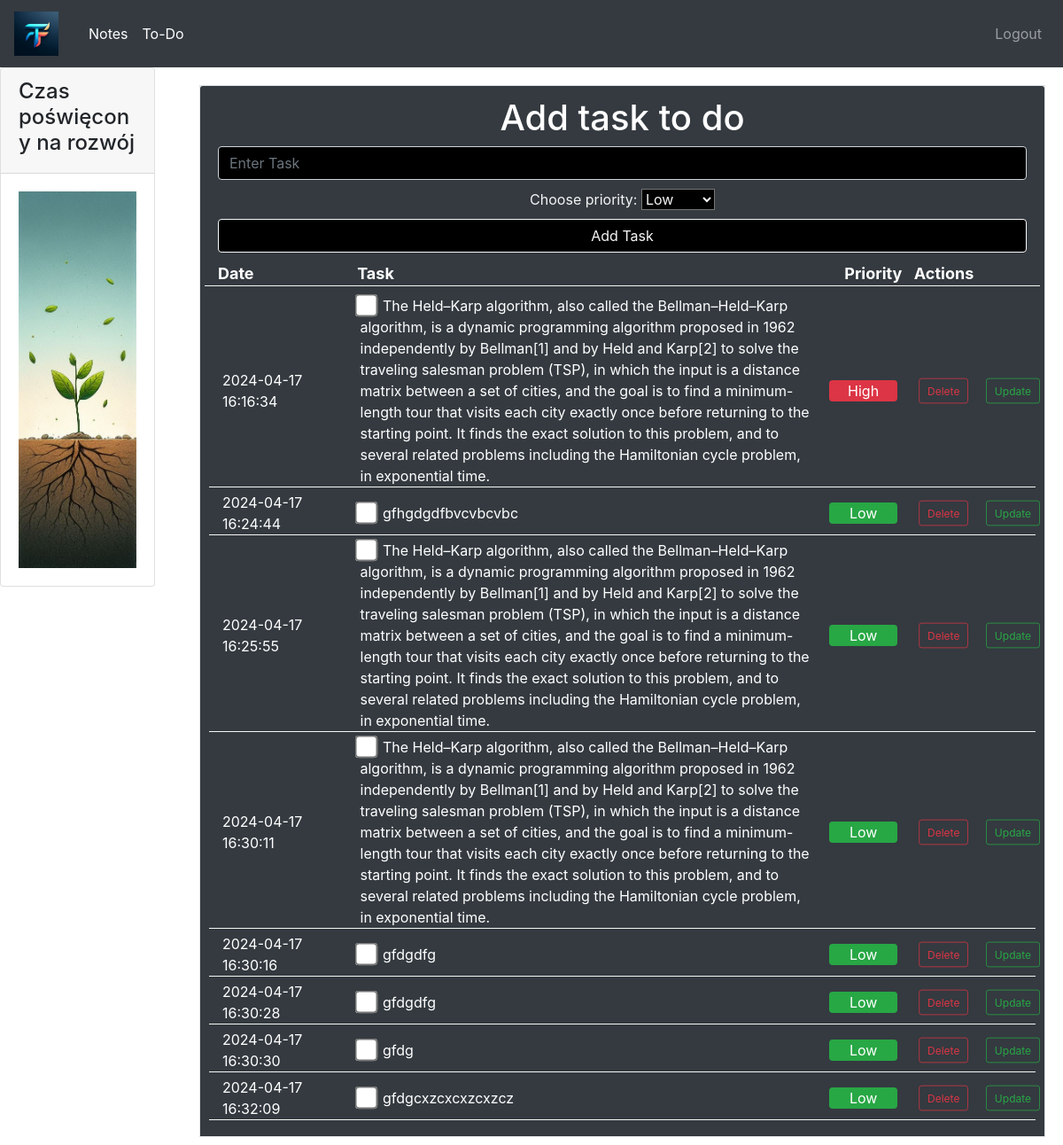
Screenshot of /todo (signed in) with the database file from the repository.
### website/models.py (models this page shows)
class Task(db.Model):
    id = db.Column(db.Integer, primary_key=True)
    text = db.Column(db.String)
    date = db.Column(db.DateTime(timezone=True), default=db.func.now())# sql dodaje date automatycznie za nas
    user_id = db.Column(db.Integer, db.ForeignKey('user.id'))# przypisujemy zadanie do użytkownika o danym id// w sql repreznetacja klasy User to user
    priority = db.Column(db.String(100))
    checked = db.Column(db.Boolean)

### website/views.py (the view, shortened to what this page needs)
@views.route("/todo", methods=['GET','POST'])  # dodajemy metody POST i GET do routingu który pozwoli nam na dodawanie nowych zadań do listy
@login_required
def todo():
    todos = Task.query.filter_by(user_id=current_user.id).all()  # Fetch todos from the database
    return render_template("todo.html", user=current_user, todos=todos)

### website/__init__.py (called while the page is built)
def create_app():
    app = Flask(__name__)
    app.secret_key = 'thisissecretkey'
    app.config['SQLALCHEMY_DATABASE_URI'] = f'sqlite:///{DB_NAME}' # mówimy gdzie ma być baza danych przechoywana
    db.init_app(app)
    from .views import views
    from .auth import auth
    app.register_blueprint(views, url_prefix='/')
    app.register_blueprint(auth, url_prefix='/')
    from .models import User, Task, Note
    create_database(app)
    login_manager = LoginManager() #tworzymy obiekt do zarzadzania logowaniem
    login_manager.login_view = 'auth.login' #jak ktos nie jest zalogowany to przekierowuje na strone logowania
    login_manager.init_app(app) #inicjalizujemy obiekt do zarzadzania logowaniem
    @login_manager.user_loader # mówi jak ma być ładowany użytkownik
    def load_user(id):
        return User.query.get(int(id))
    return app

### website/templates/todo.html (shortened to what this page needs)
{% extends "base.html" %}
{% block content %}
<div class="border border-muted" style="margin: 20px; background-color: #f6f7f2;">
    <div class="card-header bg-dark text-white">
        <div style="text-align: center;">
            <h1> Add task to do</h1>
            <form action="{{ url_for('views.todo') }}" method="post">
                <input type="text" class="form-control" placeholder="Enter Task" style="background:black; color:whitesmoke" id="input-todo" name="todo_name">
                <span style="color:whitesmoke;">Choose priority:</span>
                <select class="form-select b" style="background:black; color:whitesmoke; margin-top: 10px;;"  aria-label="Priority" name="todo_priority">
                    <option class="bg-success" value="low">Low</option>
                </select>
                <button type="submit" class="btn w-100 btn-outline-light" style="margin-top: 10px; background-color: black; color:whitesmoke" id="add-todo">Add Task</button>
            </form>
        </div>
        <div class="row" style=" border-bottom: 1px solid #f6f7f2; margin-top: 10px; margin-bottom: 10px; font-weight: bold; font-size: 18px;">
            <div class="col-2">
                <span>Date</span>
            </div>
            <div class="col-7" style="word-wrap: break-word; ">
                <span>Task</span>
            </div>
            <div class="col-1"   >
                <span>Priority</span>
            </div>
            <div class="col-2" >
                <span>Actions</span>
            </div>
        </div>
        {% for todo in todos %}
        <div class="text-white" style="margin: 5px; ">
            <div class="row" style="border-bottom: 1px solid #f6f7f2; align-items: center; ">
                <div class="col-2 ">
                    <span style="text-align: center;">{{ todo.date }}</span>
                </div>
                <div class="col-7 " style="word-wrap: break-word;">
                    <form action="{{ url_for('views.checked_todo', todo_id=todo.id) }}" method="post" class="d-inline-block mr-2">
                        <input type="checkbox" name="completed" style="transform: scale(2);" {% if todo.checked %} checked {% endif %} onchange="this.form.submit()">
                    </form>
                    <span>{{ todo.text }}</span>
                </div>
                <div class="col-1 rounded {% if todo.priority == 'low' %} bg-success {% elif todo.priority == 'medium' %} bg-warning {% elif todo.priority == 'high' %} bg-danger {% endif %}" style="text-align: center;">
                    {% if todo.priority == 'low' %}
                        <span>Low</span>
                    {% elif todo.priority == 'medium' %}
                        <span>Medium</span>
                    {% elif todo.priority == 'high' %}
                        <span>High</span>
                    {% endif %}
                </div>
                <div class="col-2 " style="display: flex; justify-content: left; align-items: center;">
                    <form action="{{ url_for('views.delete_todo', todo_id=todo.id) }}" method="post" class="d-inline-block">
                        <button class="btn btn-outline-danger" style="transform: scale(0.75);">Delete</button>
                    </form>
                    <button type="button" class="btn btn-outline-success " data-toggle="modal" data-target="#editModal-{{ todo.id }}" style="transform: scale(0.75);">Update</button>
                </div>
            </div>
        </div>
        {% endfor %}
    </div>
</div>
{% endblock %}

### website/templates/base.html (shortened to what this page needs)
<!doctype html>
<head>
    <link rel="stylesheet" href="https://stackpath.bootstrapcdn.com/bootstrap/4.3.1/css/bootstrap.min.css">
</head>
<body >
    <nav class="navbar navbar-expand-lg navbar-dark bg-dark">
        <a class="navbar-brand" href="{{url_for('views.home')}}">
            <img src="{{url_for('static', filename='logo.png')}}" alt="Logo">
        </a>
         <div class="collapse navbar-collapse" id="navbarNav">
         <ul class="navbar-nav">
	         <li class="nav-item active">
                     <a class="nav-link" href="{{url_for('views.notes')}}">Notes <span class="sr-only">(current)</span></a>
		    </li>
		    <li class="nav-item active">
                     <a class="nav-link" href="{{url_for('views.todo')}}">To-Do <span class="sr-only">(current)</span></a>
		    </li>
	    </ul>
        <ul class="navbar-nav ml-auto">
            {% if user.is_authenticated %}
                 <li class="nav-item">
                    <a class="nav-link" href="{{url_for('auth.logout')}}">Logout</a>
                </li>
            {% endif %}
        </ul>
        </div>
    </nav>
    <div class=" ">
        <div class="row">
            <div class="col-md-2">
                <div class="card">
                    <div class="card-header">
                        <h4>Czas poświęcony na rozwój</h4>
                    </div>
                    <div class="card-body">
                        <img src="{{url_for('static', filename='tree1.jpg')}}" class="img-fluid" alt="Responsive image">
                    </div>
                </div>
            </div>
            <div class="col-md-10">
                {% block content %}
                {% endblock %}
            </div>
        </div>
    </div>
</body>

### website/templates/base.html (style rules this page uses)
.navbar-brand img { max-height: 50px; margin-right: 10px; }

### rows the page displays
Task: date "2024-04-17 16:16:34", text "The Held–Karp algorithm, also called the Bellman–Held–Karp algorithm, is a dynamic programming algorithm proposed in 1962 independently by Bellman[1] and by Held and Karp[2] to solve the traveling salesman problem (TSP), in which the input is a distance matrix between a set of cities, and the goal is to find a minimum-length tour that visits each city exactly once before returning to the starting point. It finds the exact solution to this problem, and to several related problems including the Hamiltonian cycle problem, in exponential time.", priority "High"
Task: date "2024-04-17 16:24:44", text "gfhgdgdfbvcvbcvbc", priority "Low"
Task: date "2024-04-17 16:25:55", text "The Held–Karp algorithm, also called the Bellman–Held–Karp algorithm, is a dynamic programming algorithm proposed in 1962 independently by Bellman[1] and by Held and Karp[2] to solve the traveling salesman problem (TSP), in which the input is a distance matrix between a set of cities, and the goal is to find a minimum-length tour that visits each city exactly once before returning to the starting point. It finds the exact solution to this problem, and to several related problems including the Hamiltonian cycle problem, in exponential time.", priority "Low"
Task: date "2024-04-17 16:30:11", text "The Held–Karp algorithm, also called the Bellman–Held–Karp algorithm, is a dynamic programming algorithm proposed in 1962 independently by Bellman[1] and by Held and Karp[2] to solve the traveling salesman problem (TSP), in which the input is a distance matrix between a set of cities, and the goal is to find a minimum-length tour that visits each city exactly once before returning to the starting point. It finds the exact solution to this problem, and to several related problems including the Hamiltonian cycle problem, in exponential time.", priority "Low"
Task: date "2024-04-17 16:30:16", text "gfdgdfg", priority "Low"
Task: date "2024-04-17 16:30:28", text "gfdgdfg", priority "Low"
Task: date "2024-04-17 16:30:30", text "gfdg", priority "Low"
Task: date "2024-04-17 16:32:09", text "gfdgcxzcxcxzcxzcz", priority "Low"
